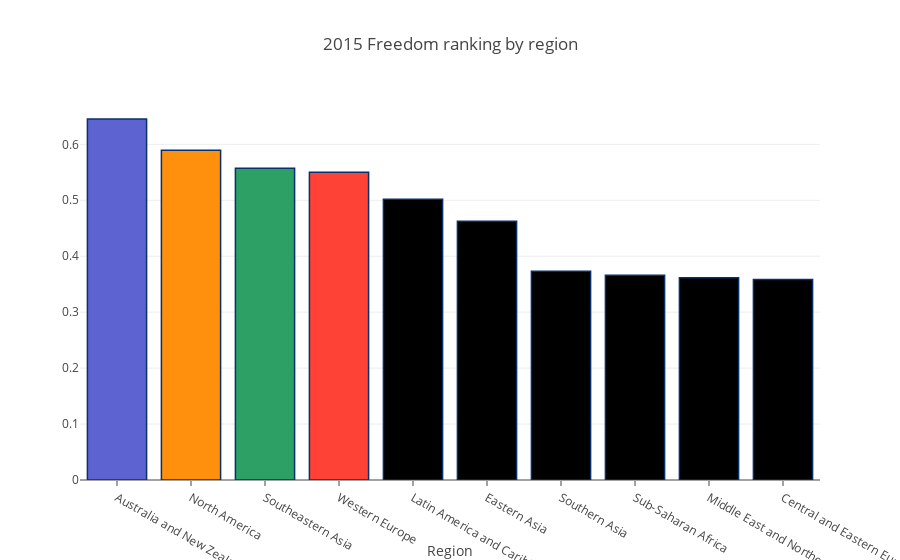

The notebook cell saved with this chart:
### Markdown cell above
## Freedom ranking by region

### Code cell
region_mean = data2015.groupby(['region'])['freedom'].mean()
region_mean.sort_values(ascending=False, inplace=True)

# Bar Chart
trace1 = go.Bar(
    x=region_mean.index,
    y=region_mean.values,
    marker=dict(
        color=['rgb(93, 100, 210)', 'rgb(255, 144, 14)',
               'rgb(44, 160, 101)', 'rgb(255, 65, 54)'],
        line=dict(
            color='rgb(8,48,107)',
            width=1.5,
        )
    ),
)

data = [trace1]
layout = go.Layout(
    barmode='stack'
)
layout = dict(title = '2015 Freedom ranking by region',
              xaxis= dict(title= 'Region',ticklen= 5,zeroline= False)
             )
fig = go.Figure(data=data, layout=layout)
iplot(fig)

### Figure 1 — Plotly figure (JSON) as saved in the notebook; plotly's stock layout.template omitted (floating-point values rounded to 4 significant figures)
{"data": [{"marker": {"color": ["rgb(93, 100, 210)", "rgb(255, 144, 14)", "rgb(44, 160, 101)", "rgb(255, 65, 54)"], "line": {"color": "rgb(8,48,107)", "width": 1.5}}, "x": ["Australia and New Zealand", "North America", "Southeastern Asia", "Western Europe", "Latin America and Caribbean", "Eastern Asia", "Southern Asia", "Sub-Saharan Africa", "Middle East and Northern Africa", "Central and Eastern Europe"], "y": [0.6453, 0.5895, 0.5571, 0.5499, 0.5017, 0.4625, 0.3733, 0.3659, 0.3618, 0.3583], "type": "bar", "uid": "7f275821-8116-41ef-b908-2e10996e866a"}], "layout": {"title": "2015 Freedom ranking by region", "xaxis": {"ticklen": 5, "title": "Region", "zeroline": false}}}
